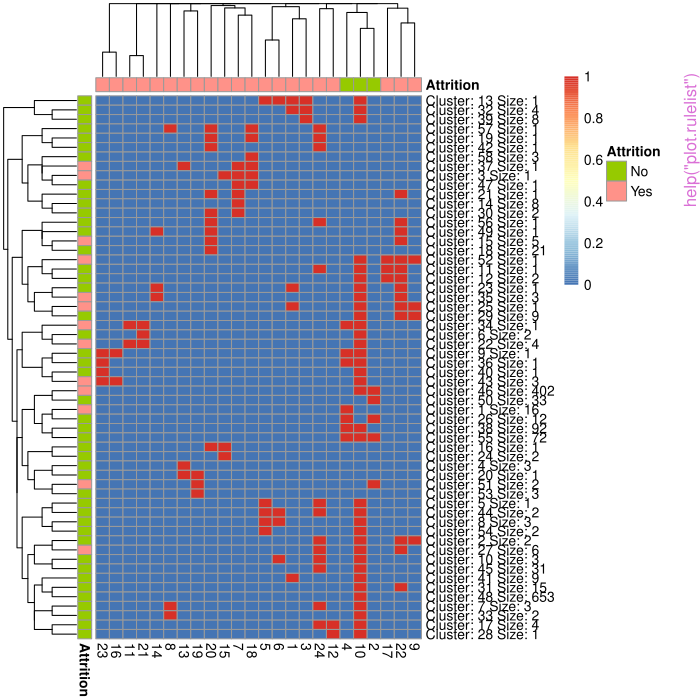

Reproduce this figure in R.
pkgname <- "tidyrules"
source(file.path(R.home("share"), "R", "examples-header.R"))
options(warn = 1)
library('tidyrules')

base::assign(".oldSearch", base::search(), pos = 'CheckExEnv')
base::assign(".old_wd", base::getwd(), pos = 'CheckExEnv')
cleanEx()
nameEx("addBackquotes")
### * addBackquotes

flush(stderr()); flush(stdout())

### Name: addBackquotes
### Title: Add backquotes
### Aliases: addBackquotes
### Keywords: internal

### ** Examples





cleanEx()
nameEx("as_rulelist.data.frame")
### * as_rulelist.data.frame

flush(stderr()); flush(stdout())

### Name: as_rulelist.data.frame
### Title: as_rulelist method for a data.frame
### Aliases: as_rulelist.data.frame

### ** Examples

rules_df = tidytable::tidytable(rule_nbr = 1:2,
                                LHS      = c("var_1 > 50", "var_2 < 30"),
                                RHS      = c(2, 1)
                                )
as_rulelist(rules_df, estimation_type = "regression")



cleanEx()
nameEx("as_ruleset")
### * as_ruleset

flush(stderr()); flush(stdout())

### Name: as_ruleset
### Title: Get a ruleset from a rulelist
### Aliases: as_ruleset

### ** Examples

model_class_party = partykit::ctree(species ~ .,
                                    data = palmerpenguins::penguins
                                    )
as_ruleset(tidy(model_class_party))




cleanEx()
nameEx("augment.rulelist")
### * augment.rulelist

flush(stderr()); flush(stdout())

### Name: augment.rulelist
### Title: Augment a rulelist
### Aliases: augment.rulelist

### ** Examples

# Examples for augment ------------------------------------------------------
library("magrittr")

# C5 ----
att = modeldata::attrition
set.seed(100)
train_index = sample(c(TRUE, FALSE), nrow(att), replace = TRUE)

model_c5 = C50::C5.0(Attrition ~., data = att[train_index, ], rules = TRUE)
tidy_c5  =
  model_c5 %>%
  tidy() %>%
  set_validation_data(att[!train_index, ], "Attrition")

tidy_c5

augment(tidy_c5) %>%
  tidytable::unnest(augmented_stats, names_sep = "__") %>%
  tidytable::glimpse()

# augment with custom aggregator
augment(tidy_c5,output_counts = list(table(Attrition))) %>%
  tidytable::unnest(augmented_stats, names_sep = "__") %>%
  tidytable::glimpse()

# rpart ----
set.seed(100)
train_index = sample(c(TRUE, FALSE), nrow(iris), replace = TRUE)

model_class_rpart = rpart::rpart(Species ~ ., data = iris[train_index, ])
tidy_class_rpart  = tidy(model_class_rpart) %>%
  set_validation_data(iris[!train_index, ], "Species")
tidy_class_rpart

model_regr_rpart = rpart::rpart(Sepal.Length ~ ., data = iris[train_index, ])
tidy_regr_rpart  = tidy(model_regr_rpart) %>%
  set_validation_data(iris[!train_index, ], "Sepal.Length")
tidy_regr_rpart

# augment (classification case)
augment(tidy_class_rpart) %>%
  tidytable::unnest(augmented_stats, names_sep = "__") %>%
  tidytable::glimpse()

# augment (regression case)
augment(tidy_regr_rpart) %>%
  tidytable::unnest(augmented_stats, names_sep = "__") %>%
  tidytable::glimpse()

# party ----
pen = palmerpenguins::penguins %>%
  tidytable::drop_na(bill_length_mm)
set.seed(100)
train_index = sample(c(TRUE, FALSE), nrow(pen), replace = TRUE)

model_class_party = partykit::ctree(species ~ ., data = pen[train_index, ])
tidy_class_party  = tidy(model_class_party) %>%
  set_validation_data(pen[!train_index, ], "species")
tidy_class_party

model_regr_party =
  partykit::ctree(bill_length_mm ~ ., data = pen[train_index, ])
tidy_regr_party  = tidy(model_regr_party) %>%
  set_validation_data(pen[!train_index, ], "bill_length_mm")
tidy_regr_party

# augment (classification case)
augment(tidy_class_party) %>%
  tidytable::unnest(augmented_stats, names_sep = "__") %>%
  tidytable::glimpse()

# augment (regression case)
augment(tidy_regr_party) %>%
  tidytable::unnest(augmented_stats, names_sep = "__") %>%
  tidytable::glimpse()

# cubist ----
att         = modeldata::attrition
set.seed(100)
train_index = sample(c(TRUE, FALSE), nrow(att), replace = TRUE)
cols_att    = setdiff(colnames(att), c("MonthlyIncome", "Attrition"))

model_cubist = Cubist::cubist(x = att[train_index, cols_att],
                              y = att[train_index, "MonthlyIncome"]
                              )

tidy_cubist = tidy(model_cubist) %>%
  set_validation_data(att[!train_index, ], "MonthlyIncome")
tidy_cubist

augment(tidy_cubist) %>%
  tidytable::unnest(augmented_stats, names_sep = "__") %>%
  tidytable::glimpse()




cleanEx()
nameEx("calculate.rulelist")
### * calculate.rulelist

flush(stderr()); flush(stdout())

### Name: calculate.rulelist
### Title: 'calculate' metrics for a rulelist
### Aliases: calculate.rulelist

### ** Examples

library("magrittr")
model_c5  = C50::C5.0(Attrition ~., data = modeldata::attrition, rules = TRUE)
tidy_c5   = tidy(model_c5) %>%
            set_validation_data(modeldata::attrition, "Attrition") %>%
            set_keys(NULL)

# calculate default metrics (classification)
calculate(tidy_c5)

model_rpart = rpart::rpart(MonthlyIncome ~., data = modeldata::attrition)
tidy_rpart  =
  tidy(model_rpart) %>%
  set_validation_data(modeldata::attrition, "MonthlyIncome") %>%
  set_keys(NULL)

# calculate default metrics (regression)
calculate(tidy_rpart)

# calculate default metrics with a custom metric
#' custom function to get cumulative MAE
library("tidytable")
get_cumulative_MAE = function(rulelist, new_data, y_name, weight){

  priority_df =
    rulelist %>%
    select(rule_nbr) %>%
    mutate(priority = 1:nrow(rulelist)) %>%
    select(rule_nbr, priority)

  pred_df =
    predict(rulelist, new_data) %>%
    left_join(priority_df, by = "rule_nbr") %>%
    mutate(weight = local(weight)) %>%
    select(rule_nbr, row_nbr, weight, priority)

  new_data2 =
    new_data %>%
    mutate(row_nbr = 1:n()) %>%
    select(all_of(c("row_nbr", y_name)))

  rmse_till_rule = function(rn){

    if (is.character(rulelist$RHS)) {
      inter_df =
        pred_df %>%
        tidytable::filter(priority <= rn) %>%
        left_join(mutate(new_data, row_nbr = 1:n()), by = "row_nbr") %>%
        left_join(select(rulelist, rule_nbr, RHS), by = "rule_nbr") %>%
        nest(.by = c("RHS", "rule_nbr", "row_nbr", "priority", "weight")) %>%
        mutate(RHS = purrr::map2_dbl(RHS,
                                     data,
                                     ~ eval(parse(text = .x), envir = .y)
                                     )
               ) %>%
        unnest(data)
    } else {

      inter_df =
        pred_df %>%
        tidytable::filter(priority <= rn) %>%
        left_join(new_data2, by = "row_nbr") %>%
        left_join(select(rulelist, rule_nbr, RHS), by = "rule_nbr")
    }

    inter_df %>%
      summarise(rmse = MetricsWeighted::mae(RHS,
                                             .data[[y_name]],
                                             weight,
                                             na.rm = TRUE
                                             )
                ) %>%
      `[[`("rmse")
  }

  res = purrr::map_dbl(1:nrow(rulelist), rmse_till_rule)
  return(res)
}

calculate(tidy_rpart,
          metrics_to_exclude = NULL,
          list("cumulative_mae" = get_cumulative_MAE)
          )




cleanEx()
nameEx("plot.rulelist")
### * plot.rulelist

flush(stderr()); flush(stdout())

### Name: plot.rulelist
### Title: Plot method for rulelist
### Aliases: plot.rulelist

### ** Examples

library("magrittr")
att = modeldata::attrition
tidy_c5 =
  C50::C5.0(Attrition ~., data = att, rules = TRUE) %>%
  tidy() %>%
  set_validation_data(att, "Attrition") %>%
  set_keys(NULL)

plot(tidy_c5)




cleanEx()
nameEx("positionSpaceOutsideSinglequotes")
### * positionSpaceOutsideSinglequotes

flush(stderr()); flush(stdout())

### Name: positionSpaceOutsideSinglequotes
### Title: Position of space outside single quotes
### Aliases: positionSpaceOutsideSinglequotes
### Keywords: internal

### ** Examples





cleanEx()
nameEx("predict.rulelist")
### * predict.rulelist

flush(stderr()); flush(stdout())

### Name: predict.rulelist
### Title: 'predict' method for a rulelist
### Aliases: predict.rulelist

### ** Examples

model_c5 = C50::C5.0(species ~.,
                     data = palmerpenguins::penguins,
                     trials = 5,
                     rules = TRUE
                     )
tidy_c5 = tidy(model_c5)
tidy_c5

output_1 = predict(tidy_c5, palmerpenguins::penguins)
output_1 # different rules per 'keys' (`trial_nbr` here)

output_2 = predict(tidy_c5, palmerpenguins::penguins, multiple = TRUE)
output_2 # `rule_nbr` is a list-column of integer vectors




cleanEx()
nameEx("predict.ruleset")
### * predict.ruleset

flush(stderr()); flush(stdout())

### Name: predict.ruleset
### Title: 'predict' method for a ruleset
### Aliases: predict.ruleset

### ** Examples

model_c5 = C50::C5.0(species ~.,
                     data = palmerpenguins::penguins,
                     trials = 5,
                     rules = TRUE
                     )
tidy_c5_ruleset = as_ruleset(tidy(model_c5))
tidy_c5_ruleset

predict(tidy_c5_ruleset, palmerpenguins::penguins)




cleanEx()
nameEx("print.ruleset")
### * print.ruleset

flush(stderr()); flush(stdout())

### Name: print.ruleset
### Title: Print method for ruleset class
### Aliases: print.ruleset

### ** Examples

model_class_party = partykit::ctree(species ~ .,
                                    data = palmerpenguins::penguins
                                    )
as_ruleset(tidy(model_class_party))




cleanEx()
nameEx("prune.rulelist")
### * prune.rulelist

flush(stderr()); flush(stdout())

### Name: prune.rulelist
### Title: 'prune' rules of a rulelist
### Aliases: prune.rulelist

### ** Examples

library("magrittr")
model_c5  = C50::C5.0(Attrition ~., data = modeldata::attrition, rules = TRUE)
tidy_c5   = tidy(model_c5) %>%
            set_validation_data(modeldata::attrition, "Attrition") %>%
            set_keys(NULL)

#' prune with defaults
prune_obj = prune(tidy_c5)
#' note that all other metrics are visible in the print output
prune_obj
plot(prune_obj)
prune_obj$pruned

#' prune with a different stop_expr_string threshold
prune_obj = prune(tidy_c5,
                  stop_expr_string = "relative__cumulative_coverage >= 0.2"
                  )
prune_obj #' as expected, has smaller then 10 rules as compared to default args
plot(prune_obj)
prune_obj$pruned

#' prune with a different stop_expr_string metric
st = "relative__cumulative_overlap <= 0.7 & relative__cumulative_overlap > 0"
prune_obj = prune(tidy_c5, stop_expr_string = st)
prune_obj #' as expected, has smaller then 10 rules as compared to default args
plot(prune_obj)
prune_obj$pruned




cleanEx()
nameEx("removeEmptyLines")
### * removeEmptyLines

flush(stderr()); flush(stdout())

### Name: removeEmptyLines
### Title: Remove empty lines
### Aliases: removeEmptyLines
### Keywords: internal

### ** Examples





cleanEx()
nameEx("reorder.rulelist")
### * reorder.rulelist

flush(stderr()); flush(stdout())

### Name: reorder.rulelist
### Title: Reorder the rules/rows of a rulelist
### Aliases: reorder.rulelist

### ** Examples

library("magrittr")
att = modeldata::attrition
tidy_c5 =
  C50::C5.0(Attrition ~., data = att, rules = TRUE) %>%
  tidy() %>%
  set_validation_data(att, "Attrition") %>%
  set_keys(NULL) %>%
  head(5)

# with defaults
reorder(tidy_c5)

# use 'cumulative_overlap' to break ties (if any)
reorder(tidy_c5, metric = c("cumulative_coverage", "cumulative_overlap"))

# reorder after 2 rules
reorder(tidy_c5, init = 2)




cleanEx()
nameEx("set_keys")
### * set_keys

flush(stderr()); flush(stdout())

### Name: set_keys
### Title: Set keys for a rulelist
### Aliases: set_keys

### ** Examples

model_c5 = C50::C5.0(Attrition ~., data = modeldata::attrition, rules = TRUE)
tidy_c5 = tidy(model_c5)
tidy_c5 # keys are: "trial_nbr"

tidy_c5[["rule_nbr"]] = 1:nrow(tidy_c5)
new_tidy_c5 = set_keys(tidy_c5, NULL) # remove all keys
new_tidy_c5

new_2_tidy_c5 = set_keys(new_tidy_c5, "trial_nbr") # set "trial_nbr" as key
new_2_tidy_c5

# Note that `tidy_c5` and `new_tidy_c5` are not altered.
tidy_c5
new_tidy_c5




cleanEx()
nameEx("set_validation_data")
### * set_validation_data

flush(stderr()); flush(stdout())

### Name: set_validation_data
### Title: Add 'validation_data' to a rulelist
### Aliases: set_validation_data

### ** Examples

att = modeldata::attrition
set.seed(100)
index = sample(c(TRUE, FALSE), nrow(att), replace = TRUE)
model_c5 = C50::C5.0(Attrition ~., data = att[index, ], rules = TRUE)

tidy_c5 = tidy(model_c5)
tidy_c5

tidy_c5_2 = set_validation_data(tidy_c5,
                                validation_data = att[!index, ],
                                y_name = "Attrition",
                                weight = 1 # default
                                )
tidy_c5_2
tidy_c5 # not altered




cleanEx()
nameEx("strHead")
### * strHead

flush(stderr()); flush(stdout())

### Name: strHead
### Title: Vectorized semantic equivalent of 'head' for a string
### Aliases: strHead
### Keywords: internal

### ** Examples





cleanEx()
nameEx("strReplaceReduce")
### * strReplaceReduce

flush(stderr()); flush(stdout())

### Name: strReplaceReduce
### Title: Sequential string replace
### Aliases: strReplaceReduce
### Keywords: internal

### ** Examples





cleanEx()
nameEx("strSplitSingle")
### * strSplitSingle

flush(stderr()); flush(stdout())

### Name: strSplitSingle
### Title: String split a string
### Aliases: strSplitSingle
### Keywords: internal

### ** Examples





cleanEx()
nameEx("strTail")
### * strTail

flush(stderr()); flush(stdout())

### Name: strTail
### Title: Vectorized semantic equivalent of tail for a string
### Aliases: strTail
### Keywords: internal

### ** Examples





cleanEx()
nameEx("tidy.C5.0")
### * tidy.C5.0

flush(stderr()); flush(stdout())

### Name: tidy.C5.0
### Title: Get the rulelist from a C5 model
### Aliases: tidy.C5.0

### ** Examples

model_c5 = C50::C5.0(Attrition ~., data = modeldata::attrition, rules = TRUE)
tidy(model_c5)




cleanEx()
nameEx("tidy.constparty")
### * tidy.constparty

flush(stderr()); flush(stdout())

### Name: tidy.constparty
### Title: Get the rulelist from a party model
### Aliases: tidy.constparty

### ** Examples

pen = palmerpenguins::penguins
model_class_party = partykit::ctree(species ~ ., data = pen)
tidy(model_class_party)
model_regr_party = partykit::ctree(bill_length_mm ~ ., data = pen)
tidy(model_regr_party)




cleanEx()
nameEx("tidy.cubist")
### * tidy.cubist

flush(stderr()); flush(stdout())

### Name: tidy.cubist
### Title: Get the rulelist from a cubist model
### Aliases: tidy.cubist

### ** Examples

att = modeldata::attrition
cols_att    = setdiff(colnames(att), c("MonthlyIncome", "Attrition"))
model_cubist = Cubist::cubist(x = att[, cols_att],
                              y = att[["MonthlyIncome"]]
                              )
tidy(model_cubist)




cleanEx()
nameEx("tidy.rpart")
### * tidy.rpart

flush(stderr()); flush(stdout())

### Name: tidy.rpart
### Title: Get the rulelist from a rpart model
### Aliases: tidy.rpart

### ** Examples

model_class_rpart = rpart::rpart(Species ~ ., data = iris)
tidy(model_class_rpart)

model_regr_rpart = rpart::rpart(Sepal.Length ~ ., data = iris)
tidy(model_regr_rpart)




cleanEx()
nameEx("to_sql_case")
### * to_sql_case

flush(stderr()); flush(stdout())

### Name: to_sql_case
### Title: Extract SQL case statement from a rulelist
### Aliases: to_sql_case

### ** Examples

model_c5 = C50::C5.0(Attrition ~., data = modeldata::attrition, rules = TRUE)
tidy(model_c5)
to_sql_case(tidy(model_c5))



cleanEx()
nameEx("varSpec")
### * varSpec

flush(stderr()); flush(stdout())

### Name: varSpec
### Title: Get variable specification for a Cubist/C5 object
### Aliases: varSpec
### Keywords: internal

### ** Examples

## Not run: 
##D data("attrition", package = "modeldata")
##D cols_att = setdiff(colnames(attrition), c("MonthlyIncome", "Attrition"))
##D 
##D cb_att = Cubist::cubist(x = attrition[, cols_att],
##D                         y = attrition[["MonthlyIncome"]]
##D                         )
##D varSpec(cb_att)
## End(Not run)



### * <FOOTER>
###
cleanEx()
options(digits = 7L)
base::cat("Time elapsed: ", proc.time() - base::get("ptime", pos = 'CheckExEnv'),"\n")
grDevices::dev.off()
###
### Local variables: ***
### mode: outline-minor ***
### outline-regexp: "\\(> \\)?### [*]+" ***
### End: ***
quit('no')
